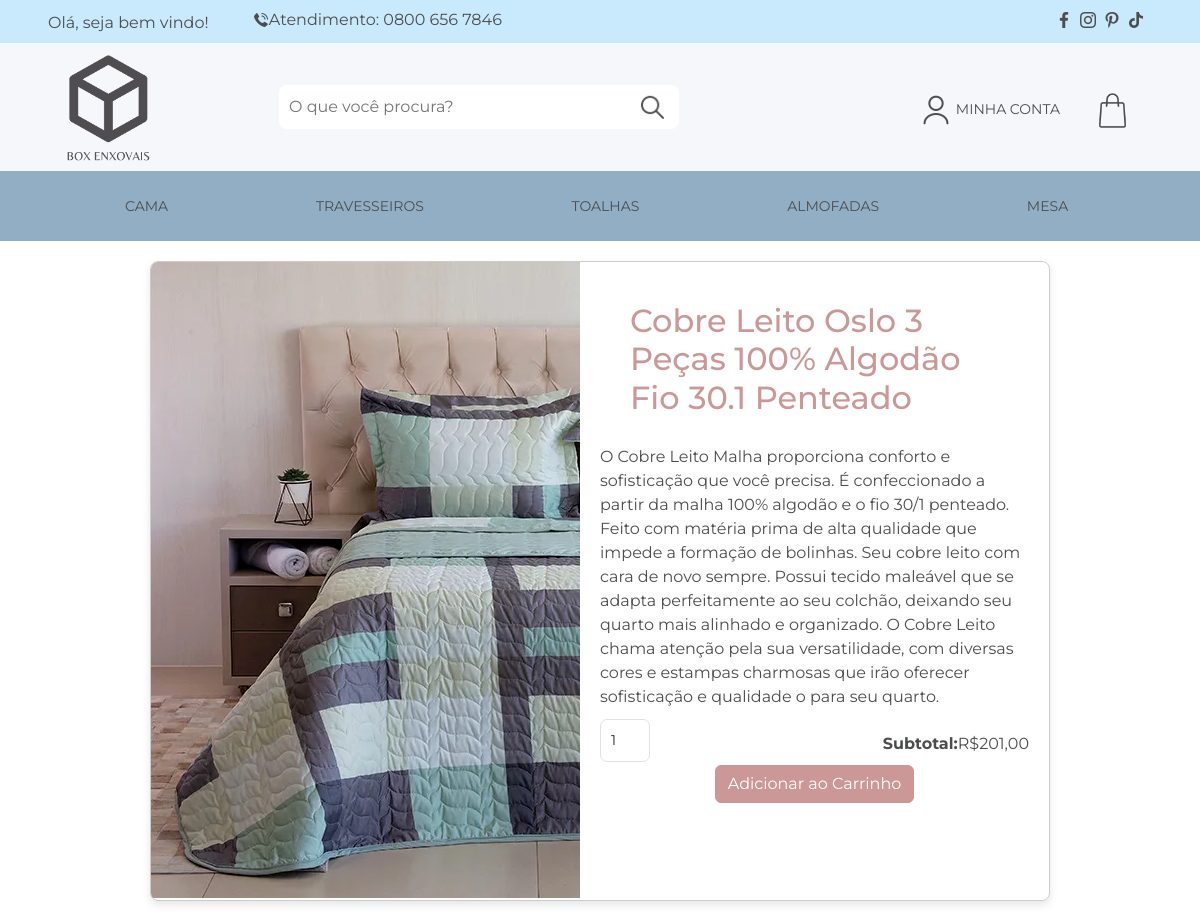
Page /telaProduto.php?codProd=3 on the committed database.
### tables this page shows
CREATE TABLE `produto` (
  `codProd` int(11) NOT NULL,
  `nomeProd` varchar(100) DEFAULT NULL,
  `descricao` varchar(1000) DEFAULT NULL,
  `cuidado` varchar(2000) NOT NULL,
  `med_casal` varchar(100) NOT NULL,
  `med_queen` varchar(100) NOT NULL,
  `med_superKing` varchar(100) NOT NULL,
  `med_solteiro` varchar(100) NOT NULL,
  `valor` double NOT NULL,
  `qntd` int(11) DEFAULT NULL,
  `arquivo` varchar(100) DEFAULT NULL,
  `arquivo2` varchar(100) NOT NULL,
  `marca_produto_cod` int(11) DEFAULT NULL,
  `tipo_produto_cod` int(11) DEFAULT NULL,
  `status` int(11) NOT NULL DEFAULT 1
);

### telaProduto.php (the view, shortened to what this page needs)
<?php
require_once("assets/conexao.php");
$sessao_id = session_id();
$sql_produto = "SELECT * FROM produto
        LEFT JOIN marca_produto ON marca_produto.codMarcaProd = produto.marca_produto_cod
        LEFT JOIN tipo_produto ON tipo_produto.codTipoProd = produto.tipo_produto_cod
        WHERE produto.codProd = " . $_GET['codProd'];
$resultado_produto = mysqli_query($conexao, $sql_produto);
$sql_carrinho = "SELECT carrinho.quantidade, produto.valor, carrinho.codCarrinho,
                carrinho.quantidade * produto.valor as subtotal
                FROM carrinho
                INNER JOIN produto ON produto.codProd = carrinho.codigoProduto
                WHERE sessao_id = '$sessao_id'";
$resultado_carrinho = mysqli_query($conexao, $sql_carrinho);
$linha = mysqli_fetch_array($resultado_carrinho);
?>
<?php require_once("assets/cabecalho.php") ?>
<?php while ($row = $resultado_produto->fetch_assoc()) { ?>
<form action="carrinho1.php" method="POST">
    <div class="card-container" data-valor="<?= $row['valor'] ?>">
        <div class="image-container">
            <img src="assets/img/<?= $row['arquivo'] ?>" alt="Imagem do Produto" >
        </div>
        <div class="info-container">
            <h2>
                <?= $row['nomeProd'] ?>
            </h2>
            <p>
                <?= $row['descricao'] ?>
            </p>
            <div class="quantity-container">
                <input type="number" class="form-control form-control-sm quantidade-input" min="1" name="quantidade"
                    value="1" data-codcarrinho="<?= $linha['codCarrinho'] ?>">
            </div>
            <div>
                <table class="subtotal-container">
                    <thead>
                        <tr>
                            <th scope="col">Subtotal:</th>
                        </tr>
                    </thead>
                    <tbody>
                        <td class="subtotal">
                            R$<?= number_format($row["valor"], 2, ',', '.') ?>
                        </td>
                    </tbody>
                </table>
            </div>
            <div class="button-container">
                <button class="btn btn-primary btn-block mt-auto" role="button" aria-pressed="true">Adicionar ao
                    Carrinho</button>
            </div>
        </div>
    </div>
</form>
<?php } ?>

### assets/css/style.css (style rules this page uses)
:root { --primary: #FF800F; --secondary: #001064; --light: #F6F7F8; --dark: #010A35; }
.btn { transition: .5s; }
h2 { font-family: 'Montserrat'; color: #cb9897; padding: 20px 20px 20px 30px; }

### telaProduto.php (style rules this page uses)
.card-container { display: flex; width: 900px; height: 640px; margin: 20px auto; border: 1px solid #ccc; border-radius: 8px; box-shadow: 0 4px 8px rgba(0, 0, 0, 0.1); overflow: hidden; }
.image-container { flex: 1; overflow: hidden; }
.info-container { flex: 1; padding: 20px; }
h2 { margin-top: 0; }
p { margin-bottom: 10px; }
.quantity-container { display: flex; align-items: center; margin-bottom: 10px; }
.button-container { text-align: center; padding: 10px; display: flex; justify-content: center; align-items: center; margin-top: -1px; }
.subtotal-container { display: flex; justify-content: flex-end; align-items: center; margin-top: -40px; }

### rows in the picture
produto: arquivo (picture), nomeProd "Cobre Leito Oslo 3 Peças 100% Algodão Fio 30.1 Penteado", descricao "O Cobre Leito Malha proporciona conforto e sofisticação que você precisa. É confeccionado a partir da malha 100% algodão e o fio 30/1 penteado. Feito com matéria prima de alta qualidade que impede a formação de bolinhas. Seu cobre leito com cara de novo sempre. Possui tecido maleável que se adapta perfeitamente ao seu colchão, deixando seu quarto mais alinhado e organizado. O Cobre Leito chama atenção pela sua versatilidade, com diversas cores e estampas charmosas que irão oferecer sofisticação e qualidade o para seu quarto.", valor "201,00"
